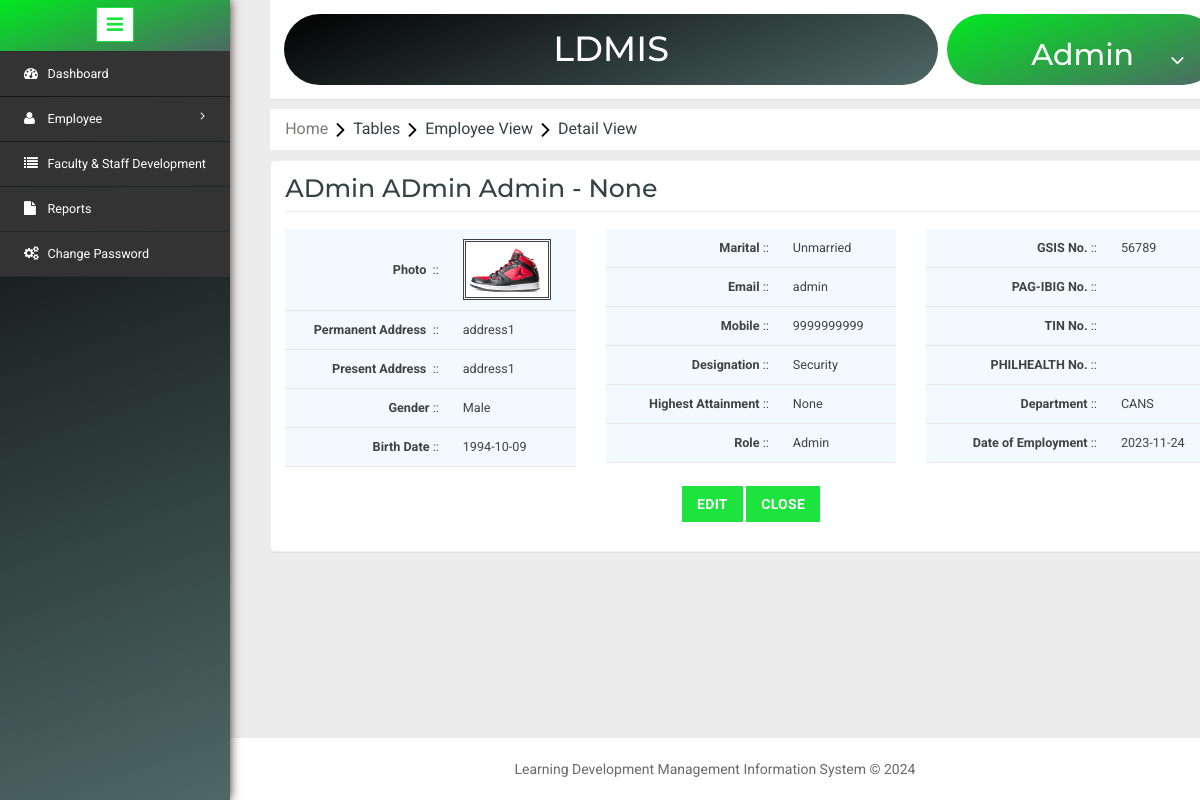
The app's page /detailview.php?employeeid=1 (signed in) with its own data.
### tables this page shows
CREATE TABLE `employee` (
  `EmpId` bigint(20) NOT NULL,
  `EmployeeId` varchar(11) NOT NULL,
  `GSISNO` varchar(50) DEFAULT NULL,
  `PAGIBIGNO` varchar(20) DEFAULT NULL,
  `TINNO` varchar(20) DEFAULT NULL,
  `PHILHEALTHNO` varchar(20) DEFAULT NULL,
  `SSSNO` varchar(20) DEFAULT NULL,
  `FirstName` varchar(200) NOT NULL,
  `MiddleName` varchar(200) NOT NULL,
  `LastName` varchar(200) NOT NULL,
  `Birthdate` date NOT NULL,
  `Gender` int(10) NOT NULL,
  `Address1` varchar(500) NOT NULL,
  `Address2` varchar(500) NOT NULL,
  `Mobile` decimal(10,0) NOT NULL,
  `Email` varchar(200) NOT NULL,
  `Password` varchar(25) NOT NULL,
  `MaritalStatus` int(11) NOT NULL,
  `HighAttainment` varchar(100) DEFAULT NULL,
  `PositionId` int(11) NOT NULL,
  `AcademicRank` varchar(50) DEFAULT NULL,
  `CreatedBy` bigint(20) NOT NULL,
  `CreatedDate` datetime NOT NULL,
  `ModifiedBy` bigint(20) DEFAULT NULL,
  `ModifiedDate` datetime DEFAULT NULL,
  `JoinDate` date NOT NULL,
  `LeaveDate` date DEFAULT NULL,
  `LastLogin` datetime DEFAULT NULL,
  `LastLogout` datetime DEFAULT NULL,
  `StatusId` int(11) NOT NULL,
  `RoleId` int(11) NOT NULL,
  `ImageName` varchar(1000) DEFAULT NULL,
  `Department` varchar(100) DEFAULT NULL
);

CREATE TABLE `gender` (
  `GenderId` int(11) NOT NULL,
  `Name` varchar(15) NOT NULL
);

CREATE TABLE `maritalstatus` (
  `MaritalId` int(11) NOT NULL,
  `Name` varchar(100) NOT NULL
);

CREATE TABLE `position` (
  `PositionId` int(11) NOT NULL,
  `Name` varchar(200) NOT NULL
);

CREATE TABLE `role` (
  `RoleId` int(11) NOT NULL,
  `Name` varchar(200) NOT NULL
);

### detailview.php (the view, shortened to what this page needs)
<?php include('header.php'); ?>
<?php
	$dbs = new database();
	$db=$dbs->connection();
	$row = "";
	$gendern ="";
	$maritaln ="";
	$positionn = "";
	$rolen ="";
	if(isset($_GET['employeeid']))
	{
		$empid = $_GET['employeeid'];
		$view = mysqli_query($db,"select * from employee where EmpId='$empid'");
		$row = mysqli_fetch_assoc($view);
		$genderid = $row['Gender'];
		$gid = mysqli_query($db,"select * from gender where GenderId='$genderid'");
		$gendern = mysqli_fetch_assoc($gid);
		$maritalid = $row['MaritalStatus'];
		$mid = mysqli_query($db,"select * from maritalstatus where MaritalId='$maritalid'");
		$maritaln = mysqli_fetch_assoc($mid);
		$positionid = $row['PositionId'];
		$pid = mysqli_query($db,"select * from position where PositionId='$positionid'");
		$positionn = mysqli_fetch_assoc($pid);
		$roleid = $row['RoleId'];
		$rid= mysqli_query($db,"select * from role where RoleId='$roleid'");
		$rolen = mysqli_fetch_assoc($rid);
	}
?>
<link rel="stylesheet" type="text/css" href="css/table-style.css" />
<ol class="breadcrumb" style="margin: 10px 0px ! important;">
    <li class="breadcrumb-item"><a href="Home.php">Home</a><i class="fa fa-angle-right"></i>Tables<i class="fa fa-angle-right"></i>Employee View<i class="fa fa-angle-right"></i>Detail View</li>
</ol>
<form method="post">
<div class="validation-form" style="margin-top: 0;">
<h2 style="text-transform: capitalize; margin: 0px;">
    <?php
    if ($row) {
        echo $row['FirstName'] . "&nbsp;" . $row['MiddleName'] . "&nbsp;" . $row['LastName'] . " -&nbsp;" . $row['AcademicRank'];
    }
    ?>
</h2>
	<div class="row">
		<div class="col-md-4">
			<table>
				<tbody>
					<tr>
						<td rowspan="2" style="text-align: right;"><b>Photo</b>&nbsp; ::</td>
						<td rowspan="2"><img src="image/<?php if($row) { echo $row['ImageName']; } else{ echo "Null"; }?>" style=" height: 61px; border: double;"></td>
					</tr>
				</tbody>
				<tbody>
					<tr>
						<td style="text-align: right;"><b>Permanent Address</b> &nbsp;::</td>
						<td><?php if($row) { echo $row['Address1']; } else{ echo "Null"; }?></td>
					</tr>
				</tbody>
				<tbody>
					<tr>
						<td style="text-align: right;"><b>Present Address</b> &nbsp;::</td>
						<td><?php if($row) { echo $row['Address1']; } else{ echo "Null"; }?></td>
					</tr>
				</tbody>
				<tbody>
					<tr>
						<td style="text-align: right;"><b>Gender</b> ::</td>
						<td><?php if($gendern) { echo ucfirst($gendern['Name']); } else{ echo "Null"; }?></td>
					</tr>
				</tbody>
				<tbody>
					<tr>
						<td style="text-align: right;"><b>Birth Date</b> ::</td>
						<td><?php if($row) { echo $row['Birthdate']; } else{ echo "Null"; }?></td>
					</tr>
				</tbody>
			</table>
		</div>
		<div class="col-md-4">
			<table>
				<tbody>
					<tr>
						<td style="text-align: right;"><b>Marital</b> ::</td>
						<td><?php if($maritaln) { echo $maritaln['Name']; } else{ echo "Null"; }?></td>
					</tr>
				</tbody>
				<tbody>
					<tr>
						<td style="text-align: right;"><b>Email</b> ::</td>
						<td><?php if($row) { echo $row['Email']; } else{ echo "Null"; }?></td>
					</tr>
				</tbody>
				<tbody>
					<tr>
						<td style="text-align: right;"><b>Mobile</b> ::</td>
						<td><?php if($row) { echo $row['Mobile']; } else{ echo "Null"; }?></td>
					</tr>
				</tbody>
				<tbody>
					<tr>
						<td style="text-align: right;"><b>Designation</b> ::</td>
						<td><?php if($positionn) { echo $positionn['Name']; } else{ echo "Null"; }?></td>
					</tr>
				</tbody>
				<tbody>
					<tr>
						<td style="text-align: right;"><b>Highest Attainment</b> ::</td>
						<td><?php if($row) { echo $row['HighAttainment']; } else{ echo "Null"; }?></td>
					</tr>
				</tbody>
				<tbody>
					<tr>
						<td style="text-align: right;"><b>Role</b> ::</td>
						<td><?php if($rolen) { echo ucfirst($rolen['Name']); } else{ echo "Null"; }?></td>
					</tr>
				</tbody>
			</table>
		</div>
		<div class="col-md-4">
			<table>
				<tbody>
					<tr>
						<td style="text-align: right;"><b>GSIS No.</b> ::</td>
						<td><?php if($row) { echo $row['GSISNO']; } else{ echo "Null"; }?></td>
					</tr>
				</tbody>
				<tbody>
					<tr>
						<td style="text-align: right;"><b>PAG-IBIG No.</b> ::</td>
						<td><?php if($row) { echo $row['PAGIBIGNO']; } else{ echo "Null"; }?></td>
					</tr>
				</tbody>
				<tbody>
					<tr>
						<td style="text-align: right;"><b>TIN No.</b> ::</td>
						<td><?php if($row) { echo $row['TINNO']; } else{ echo "Null"; }?></td>
					</tr>
				</tbody>
				<tbody>
					<tr>
						<td style="text-align: right;"><b>PHILHEALTH No.</b> ::</td>
						<td><?php if($row) { echo $row['PHILHEALTHNO']; } else{ echo "Null"; }?></td>
					</tr>
				</tbody>
				<tbody>
					<tr>
						<td style="text-align: right;"><b>Department</b> ::</td>
						<td><?php if($row) { echo $row['Department']; } else{ echo "Null"; }?></td>
					</tr>
				</tbody>
				<tbody>
					<tr>
						<td style="text-align: right;"><b>Date of Employment</b> ::</td>
						<td><?php if($row) { echo $row['JoinDate']; } else{ echo "Null"; }?></td>
					</tr>
				</tbody>
			</table>
		</div>
	</div>
	<div class="row" style="text-align: center; margin-top: 2%;">
		<div class="col-md-12 form-group">
			<button type="submit" name="edit" class="btn btn-primary">Edit</button>
			<button type="submit" name="close" class="btn btn-primary">Close</button>
		</div>
	</div>
</div>
</form>
<?php include('footer.php'); ?>

### css/table-style.css (style rules this page uses)
table { background: white; border-collapse: collapse; margin: 1.25em 0 0; width: 100%; }
table tr, table th, table td { border: none; border-bottom: 1px solid #e8e8e8; font-size: .95em; }
table th, table td { padding: 10px 12px; text-align: left; }
table tr td { background: #f3faff; color: #424242; }
table { width: 100%; }

### records on screen
employee: FirstName "ADmin", MiddleName "ADmin", LastName "Admin", AcademicRank "None", ImageName (picture), Address1 "address1", Birthdate "1994-10-09", Email "admin", Mobile "9999999999", HighAttainment "None", GSISNO "56789", Department "CANS", JoinDate "2023-11-24"
gender: Name "Male"
maritalstatus: Name "Unmarried"
position: Name "Security"
role: Name "Admin"
